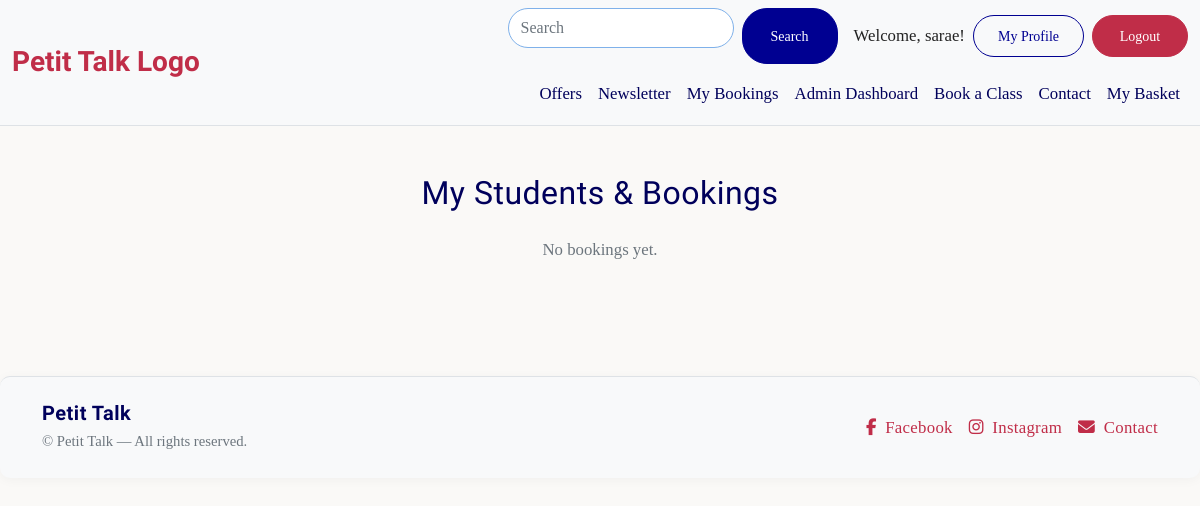
The app's page /bookings/dashboard/teacher/ (signed in), older data.
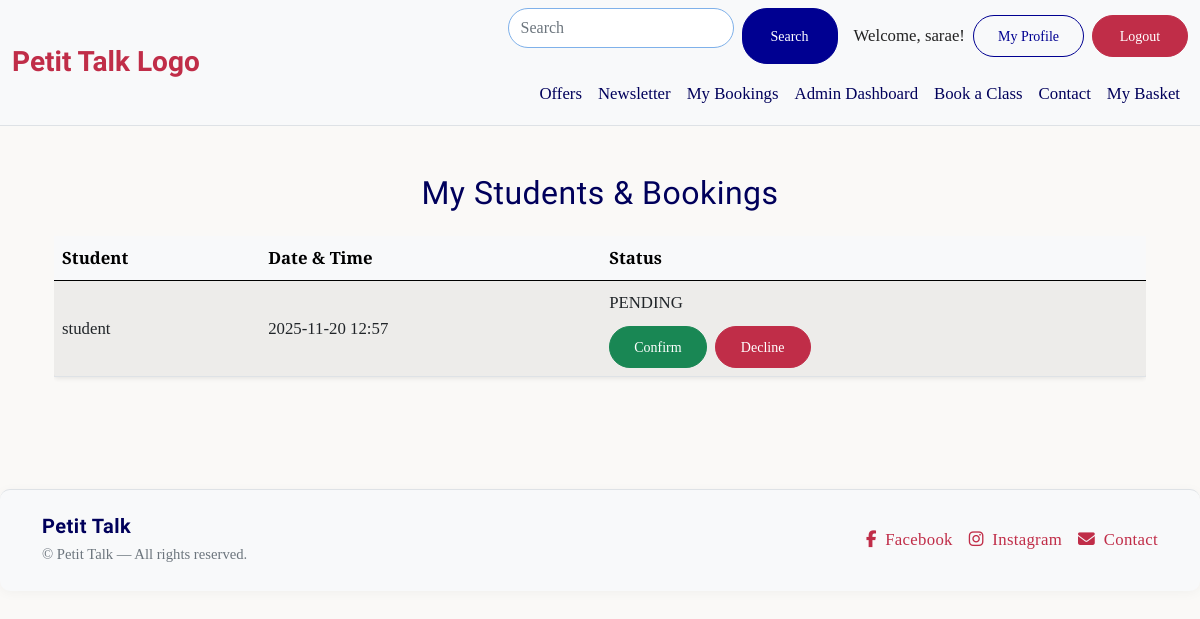
The same page, newer data.
### bookings/models.py (models this page shows, shortened)
class Booking(models.Model):
    student = models.ForeignKey(
        User, on_delete=models.CASCADE, related_name='student_bookings'
    )
    teacher = models.ForeignKey(
        User, on_delete=models.CASCADE, related_name='teacher_bookings'
    )
    scheduled_time = models.DateTimeField()
    purpose = models.TextField(blank=True)
    status = models.CharField(
        max_length=10, choices=BOOKING_STATUS, default='PENDING'
    )
    created_at = models.DateTimeField(auto_now_add=True)
    class Meta:
        ordering = ['-scheduled_time']
        unique_together = ('teacher', 'scheduled_time')  #Avoid double-booking for teachers

### bookings/views.py (the view)
# urls.py: path("dashboard/teacher/", views.teacher_dashboard, name="teacher_dashboard"),
@login_required
def teacher_dashboard(request):
    if not request.user.profile.is_teacher:
        messages.error(request, "You are not authorized to access the teacher dashboard.")
        return redirect("home")
    bookings = Booking.objects.filter(teacher=request.user).order_by("-scheduled_time")
    return render(request, "bookings/teacher_dashboard.html", {"bookings": bookings})

### bookings/templates/bookings/teacher_dashboard.html (shortened to what this page needs)
{% extends "base.html" %}
{% load static %}
{% block content %}
<div class="container py-4">
    <h2 class="mb-4 text-center">My Students & Bookings</h2>
    {% if bookings %}
    <div class="table-responsive">
        <table class="table table-striped align-middle shadow-sm rounded">
            <thead class="table-light">
                <tr>
                    <th>Student</th>
                    <th>Date & Time</th>
                    <th>Status</th>
                </tr>
            </thead>
            <tbody>
                {% for booking in bookings %}
                <tr>
                    <td>{{ booking.student.username }}</td>
                    <td>{{ booking.scheduled_time|date:"Y-m-d H:i" }}</td>
                    <td class="fw-semibold text-capitalize">
                        {{ booking.status }}
                        {% if booking.status == "PENDING" %}
                        <div class="mt-2 d-flex gap-2">
                            <a href="{% url 'confirm_booking' booking.id %}" class="btn btn-success btn-sm">
                                Confirm
                            </a>
                            <a href="{% url 'decline_booking' booking.id %}" class="btn btn-danger btn-sm">
                                Decline
                            </a>
                        </div>
                        {% endif %}
                    </td>
                </tr>
                {% endfor %}
            </tbody>
        </table>
    </div>
    {% else %}
    <p class="text-center text-muted mt-4">
        No bookings yet.
    </p>
    {% endif %}
</div>
{% endblock %}

Row changes from the older to the newer data that the page shows:
added Booking: student.username "student", scheduled_time "2025-11-20 12:57", status "PENDING", shows "Confirm"
Text that changed along with them:
text no longer shown: "No bookings yet."
text now shown: "Student Date & Time Status"
